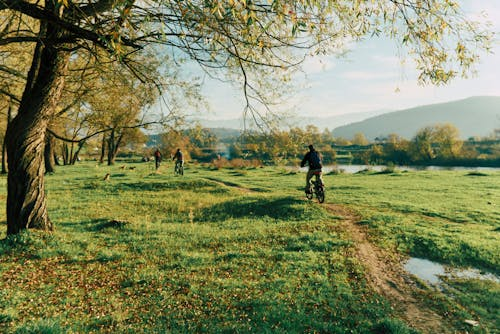
#> input picture images/image2.png, 500 x 334 px
$ python test.py
#> lines starting #> are read from the running program, lines starting #| are printed output that depends on the picture
import matplotlib.pyplot as plt
import numpy as np
import cv2


def equalize_hist_scratch(img):

    hist = np.zeros(256)
    for i in img.flatten():
        hist[i] += 1

    pdf = hist / img.size

    cdf = np.cumsum(pdf)

    new_values = np.round(cdf * 255).astype(np.uint8)
    equalized_img = new_values[img]

    return equalized_img

def equalize_hist_cv2(img):
    equalized_img = cv2.equalizeHist(img)
    return equalized_img


def plot_images_with_histogram(img, title, position):
    plt.subplot(2, 3, position)
    plt.imshow(img, cmap='gray')
    plt.title(title)
    plt.axis('off')

    plt.subplot(2, 3, position + 3)
    plt.hist(img.ravel(), bins=256, range=[0, 256], color='gray')
    plt.title("Histogram")
def main():
    img = cv2.imread("images/image2.png", 0)
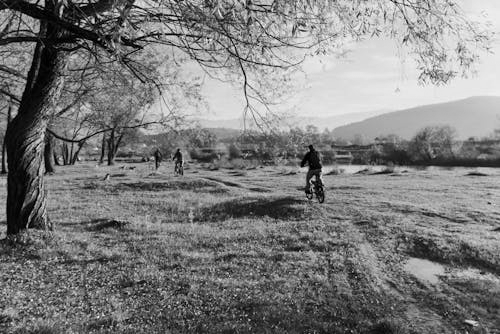
#> img: shape (334, 500); min 0, max 253, mean 125.4

    scratch_eq =  equalize_hist_scratch(img)
#> the loop in equalize_hist_scratch, `for i in img.flatten():` made 167000 passes
#> i on passes 1 to 3: 65, 19, 17
#> after the loop in equalize_hist_scratch, `for i in img.flatten():`: hist = 256 values, max 1137 at index 230, min 0 at index 250, mean 652.3
#> in equalize_hist_scratch, `pdf = hist / img.size`: pdf = 256 values, max 0.00681 at index 230, min 0 at index 250, mean 0.00391
#> in equalize_hist_scratch, `cdf = np.cumsum(pdf)`: cdf = 256 values from 0.000743 to 1
#> in equalize_hist_scratch, `new_values = np.round(cdf * 255).astype(np.uint8)`: new_values = 256 values from 0 to 255
#> in equalize_hist_scratch, `equalized_img = new_values[img]`:
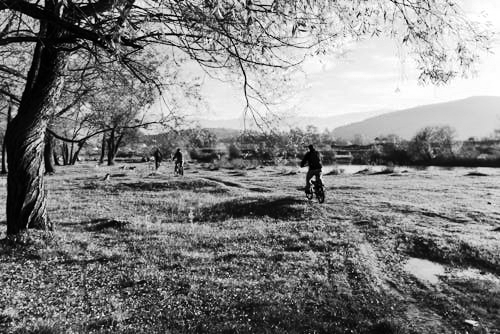
#> equalized_img: shape (334, 500); min 0, max 255, mean 128.1
    cv2_eq = equalize_hist_cv2(img)
    plt.figure(figsize=(12,6))
    plot_images_with_histogram(img, "original", 1)
    plot_images_with_histogram(scratch_eq, "Scratch Eq", 2)
    plot_images_with_histogram(cv2_eq, "CV2 Eq", 3)

    plt.tight_layout()
    plt.savefig("output_images/test_equalization.png")
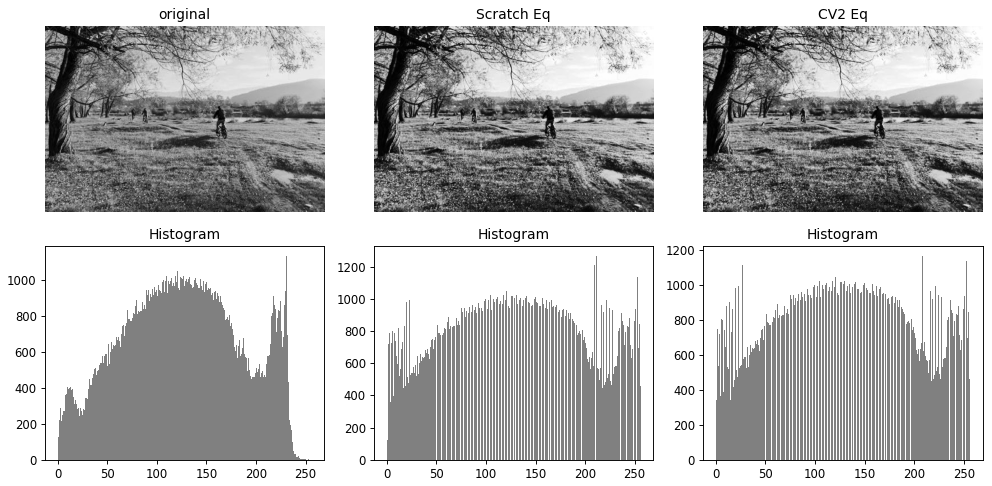
#> figure drawn by matplotlib, 6 panels; panel 2: tallest bar 1137 high, from x = 230 to 231; panel 4: tallest bar 1269 high, from x = 211 to 212; panel 6: tallest bar 1169 high, from x = 208 to 209


if __name__ == "__main__":
    main()

$ run again, with images/reference.png copied over images/image2.png
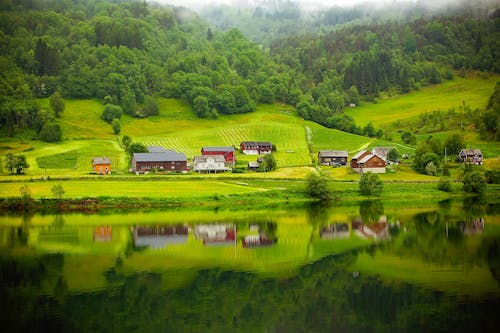
#> input picture images/reference.png, 500 x 333 px
#> in main, `img = cv2.imread("images/image2.png", 0)`:
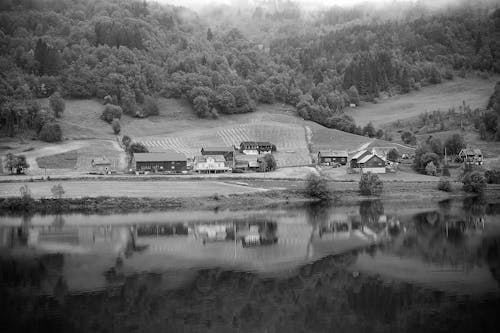
#> img: shape (333, 500); min 0, max 255, mean 98.3
#> the loop in equalize_hist_scratch, `for i in img.flatten():` made 166500 passes
#> i on passes 1 to 3: 54, 57, 59
#> after the loop in equalize_hist_scratch, `for i in img.flatten():`: hist = 256 values, max 1436 at index 58, min 1 at index 0, mean 650.4
#> pdf = 256 values, max 0.00862 at index 58, min 6.01e-06 at index 0, mean 0.00391
#> cdf = 256 values from 6.01e-06 to 1
#> new_values = 256 values from 0 to 255
#> in equalize_hist_scratch, `equalized_img = new_values[img]`:
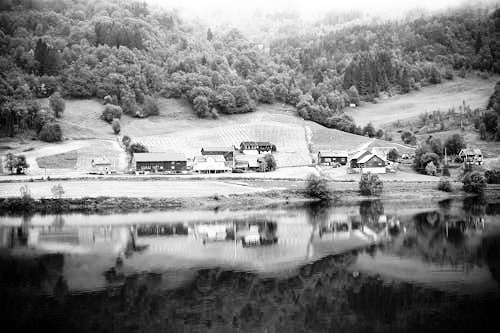
#> equalized_img: shape (333, 500); min 0, max 255, mean 128.3

$ run again, with images/source.png copied over images/image2.png
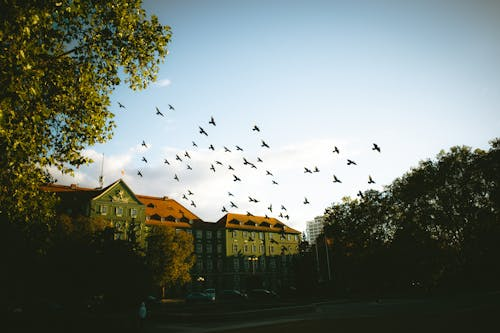
#> input picture images/source.png, 500 x 333 px
#> in main, `img = cv2.imread("images/image2.png", 0)`:
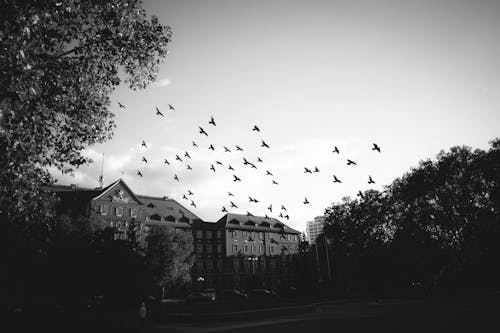
#> img: shape (333, 500); min 0, max 255, mean 117.8
#> the loop in equalize_hist_scratch, `for i in img.flatten():` made 166500 passes
#> i on passes 1 to 3: 23, 26, 18
#> after the loop in equalize_hist_scratch, `for i in img.flatten():`: hist = 256 values, max 16318 at index 23, min 19 at index 0, mean 650.4
#> pdf = 256 values, max 0.098 at index 23, min 0.000114 at index 0, mean 0.00391
#> cdf = 256 values from 0.000114 to 1
#> new_values = 256 values from 0 to 255
#> in equalize_hist_scratch, `equalized_img = new_values[img]`:
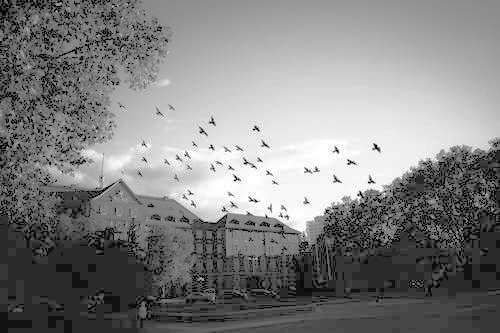
#> equalized_img: shape (333, 500); min 0, max 255, mean 129.9
